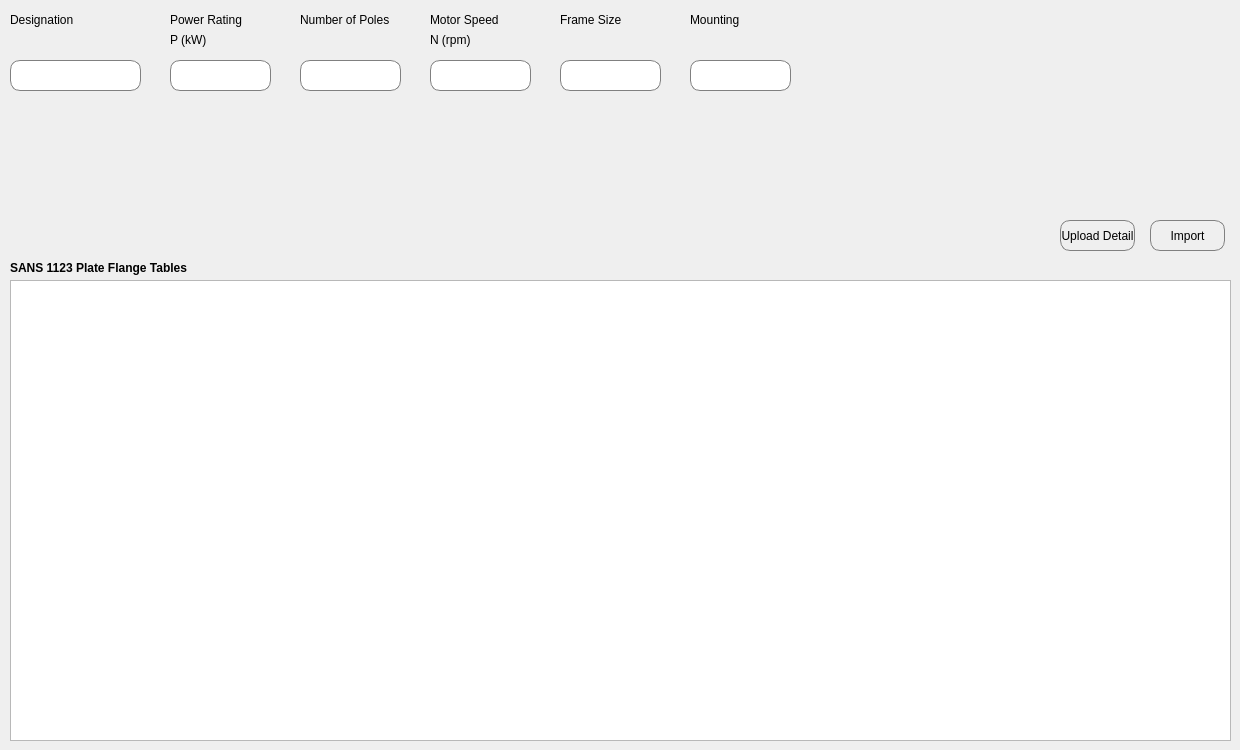
      <widget class="QWidget" name="tab_12">
       <attribute name="title">
        <string>IEC Electric Motors</string>
       </attribute>
       <widget class="QLabel" name="lbCompany_6">
        <property name="geometry">
         <rect>
          <x>10</x>
          <y>10</y>
          <width>121</width>
          <height>20</height>
         </rect>
        </property>
        <property name="font">
         <font>
          <pointsize>9</pointsize>
         </font>
        </property>
        <property name="text">
         <string>Designation</string>
        </property>
       </widget>
       <widget class="QLineEdit" name="leDesignationFlange_2">
        <property name="geometry">
         <rect>
          <x>10</x>
          <y>60</y>
          <width>131</width>
          <height>31</height>
         </rect>
        </property>
        <property name="font">
         <font>
          <pointsize>10</pointsize>
         </font>
        </property>
        <property name="styleSheet">
         <string notr="true">QLineEdit {
 border: 1px solid gray;
 border-radius: 10px;
}</string>
        </property>
        <property name="readOnly">
         <bool>true</bool>
        </property>
       </widget>
       <widget class="QLineEdit" name="leUnitNB_2">
        <property name="geometry">
         <rect>
          <x>170</x>
          <y>60</y>
          <width>101</width>
          <height>31</height>
         </rect>
        </property>
        <property name="font">
         <font>
          <pointsize>10</pointsize>
         </font>
        </property>
        <property name="styleSheet">
         <string notr="true">QLineEdit {
 border: 1px solid gray;
 border-radius: 10px;
}</string>
        </property>
        <property name="readOnly">
         <bool>true</bool>
        </property>
       </widget>
       <widget class="QLabel" name="lbCompID_61">
        <property name="geometry">
         <rect>
          <x>170</x>
          <y>10</y>
          <width>101</width>
          <height>20</height>
         </rect>
        </property>
        <property name="font">
         <font>
          <pointsize>9</pointsize>
         </font>
        </property>
        <property name="text">
         <string>Power Rating</string>
        </property>
       </widget>
       <widget class="QPushButton" name="btnImportFlanges_2">
        <property name="geometry">
         <rect>
          <x>1150</x>
          <y>220</y>
          <width>75</width>
          <height>31</height>
         </rect>
        </property>
        <property name="styleSheet">
         <string notr="true">   QPushButton {
         border: 1px solid gray;
         border-radius: 10px;
		 background-color: qlineargradient(x1: 0, y1: 0, x2: 0, y2: 1,
                                           stop: 0 #f6f7fa, stop: 1 rgb(43, 200, 7));
	
	
     }

 QPushButton:pressed {
         background-color: qlineargradient(x1: 0, y1: 0, x2: 0, y2: 1,
                                           stop: 0 #dadbde, stop: 1 #f6f7fa);
     }</string>
        </property>
        <property name="text">
         <string>Import</string>
        </property>
       </widget>
       <widget class="QTableView" name="tvSANSFlangeTable_2">
        <property name="geometry">
         <rect>
          <x>10</x>
          <y>280</y>
          <width>1221</width>
          <height>461</height>
         </rect>
        </property>
       </widget>
       <widget class="QPushButton" name="btnUpload_3">
        <property name="geometry">
         <rect>
          <x>1060</x>
          <y>220</y>
          <width>75</width>
          <height>31</height>
         </rect>
        </property>
        <property name="styleSheet">
         <string notr="true">    QPushButton {
         border: 1px solid gray;
         border-radius: 10px;
		 background-color: qlineargradient(x1: 0, y1: 0, x2: 0, y2: 1,
                                           stop: 0 #f6f7fa, stop: 1 rgb(255, 255, 0));
	
	
     }

 QPushButton:pressed {
         background-color: qlineargradient(x1: 0, y1: 0, x2: 0, y2: 1,
                                           stop: 0 #dadbde, stop: 1 #f6f7fa);
     }</string>
        </property>
        <property name="text">
         <string>Upload Detail</string>
        </property>
       </widget>
       <widget class="QLabel" name="lbQuotationHistory_7">
        <property name="geometry">
         <rect>
          <x>10</x>
          <y>260</y>
          <width>181</width>
          <height>16</height>
         </rect>
        </property>
        <property name="font">
         <font>
          <weight>75</weight>
          <bold>true</bold>
         </font>
        </property>
        <property name="text">
         <string>SANS 1123 Plate Flange Tables</string>
        </property>
       </widget>
       <widget class="QLabel" name="label_4">
        <property name="geometry">
         <rect>
          <x>10</x>
          <y>110</y>
          <width>341</width>
          <height>141</height>
         </rect>
        </property>
        <property name="text">
         <string/>
        </property>
        <property name="pixmap">
         <pixmap>../resources/assets/SANS1123_plate_Flange.jpg</pixmap>
        </property>
        <property name="scaledContents">
         <bool>true</bool>
        </property>
       </widget>
       <widget class="QLabel" name="lbCompID_62">
        <property name="geometry">
         <rect>
          <x>170</x>
          <y>30</y>
          <width>111</width>
          <height>20</height>
         </rect>
        </property>
        <property name="font">
         <font>
          <pointsize>9</pointsize>
         </font>
        </property>
        <property name="text">
         <string>P (kW)</string>
        </property>
       </widget>
       <widget class="QLineEdit" name="leUnitNB_3">
        <property name="geometry">
         <rect>
          <x>300</x>
          <y>60</y>
          <width>101</width>
          <height>31</height>
         </rect>
        </property>
        <property name="font">
         <font>
          <pointsize>10</pointsize>
         </font>
        </property>
        <property name="styleSheet">
         <string notr="true">QLineEdit {
 border: 1px solid gray;
 border-radius: 10px;
}</string>
        </property>
        <property name="readOnly">
         <bool>true</bool>
        </property>
       </widget>
       <widget class="QLabel" name="lbCompID_63">
        <property name="geometry">
         <rect>
          <x>300</x>
          <y>10</y>
          <width>121</width>
          <height>20</height>
         </rect>
        </property>
        <property name="font">
         <font>
          <pointsize>9</pointsize>
         </font>
        </property>
        <property name="text">
         <string>Number of Poles</string>
        </property>
       </widget>
       <widget class="QLineEdit" name="leUnitNB_4">
        <property name="geometry">
         <rect>
          <x>430</x>
          <y>60</y>
          <width>101</width>
          <height>31</height>
         </rect>
        </property>
        <property name="font">
         <font>
          <pointsize>10</pointsize>
         </font>
        </property>
        <property name="styleSheet">
         <string notr="true">QLineEdit {
 border: 1px solid gray;
 border-radius: 10px;
}</string>
        </property>
        <property name="readOnly">
         <bool>true</bool>
        </property>
       </widget>
       <widget class="QLabel" name="lbCompID_64">
        <property name="geometry">
         <rect>
          <x>430</x>
          <y>10</y>
          <width>101</width>
          <height>20</height>
         </rect>
        </property>
        <property name="font">
         <font>
          <pointsize>9</pointsize>
         </font>
        </property>
        <property name="text">
         <string>Motor Speed</string>
        </property>
       </widget>
       <widget class="QLabel" name="lbCompID_65">
        <property name="geometry">
         <rect>
          <x>430</x>
          <y>30</y>
          <width>111</width>
          <height>20</height>
         </rect>
        </property>
        <property name="font">
         <font>
          <pointsize>9</pointsize>
         </font>
        </property>
        <property name="text">
         <string>N (rpm)</string>
        </property>
       </widget>
       <widget class="QLineEdit" name="leUnitNB_5">
        <property name="geometry">
         <rect>
          <x>560</x>
          <y>60</y>
          <width>101</width>
          <height>31</height>
         </rect>
        </property>
        <property name="font">
         <font>
          <pointsize>10</pointsize>
         </font>
        </property>
        <property name="styleSheet">
         <string notr="true">QLineEdit {
 border: 1px solid gray;
 border-radius: 10px;
}</string>
        </property>
        <property name="readOnly">
         <bool>true</bool>
        </property>
       </widget>
       <widget class="QLabel" name="lbCompID_66">
        <property name="geometry">
         <rect>
          <x>560</x>
          <y>10</y>
          <width>101</width>
          <height>20</height>
         </rect>
        </property>
        <property name="font">
         <font>
          <pointsize>9</pointsize>
         </font>
        </property>
        <property name="text">
         <string>Frame Size</string>
        </property>
       </widget>
       <widget class="QLineEdit" name="leUnitNB_6">
        <property name="geometry">
         <rect>
          <x>690</x>
          <y>60</y>
          <width>101</width>
          <height>31</height>
         </rect>
        </property>
        <property name="font">
         <font>
          <pointsize>10</pointsize>
         </font>
        </property>
        <property name="styleSheet">
         <string notr="true">QLineEdit {
 border: 1px solid gray;
 border-radius: 10px;
}</string>
        </property>
        <property name="readOnly">
         <bool>true</bool>
        </property>
       </widget>
       <widget class="QLabel" name="lbCompID_67">
        <property name="geometry">
         <rect>
          <x>690</x>
          <y>10</y>
          <width>101</width>
          <height>20</height>
         </rect>
        </property>
        <property name="font">
         <font>
          <pointsize>9</pointsize>
         </font>
        </property>
        <property name="text">
         <string>Mounting</string>
        </property>
       </widget>
      </widget>
